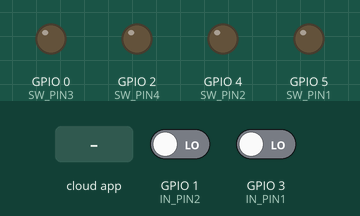
Recording of a sketch running on a simulated ESP8266 (NodeMCU). Shown: output pins drawn as LEDs (lit = HIGH). Inputs (shaded band) come from the test bench; at power-on: GPIO 1 (IN_PIN2) LOW, GPIO 3 (IN_PIN1) LOW. WiFi joins after 1.5 s; servers stay silent unless stated; the Firebase database answers and starts empty.

Above: at 3.2 s.
3.3 s: the phone or cloud app sets SW-1 to 1
At 4.9 s:
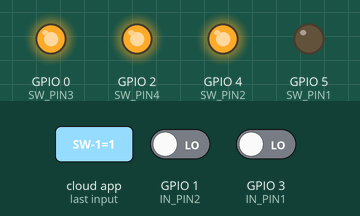
5.6 s: the phone or cloud app sets SW-2 to 1
At 8.1 s:
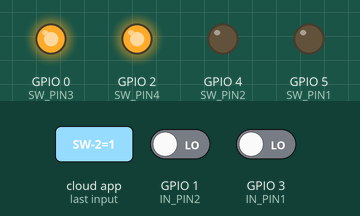
8.4 s: the phone or cloud app sets SW-4 to 1
At 10.9 s:
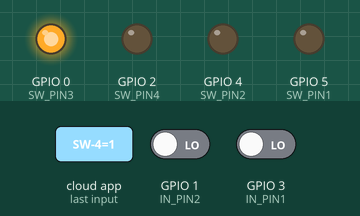
11.8 s: the phone or cloud app sets SW-1 to 0
At 13.5 s:
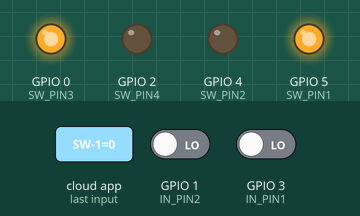
14.4 s: the phone or cloud app sets SW-3 to 1
At 17.3 s:
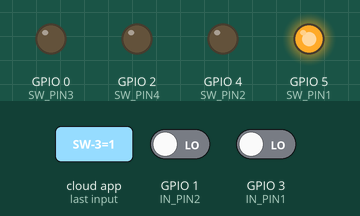
17.8 s: the phone or cloud app sets SW-2 to 0
At 20.1 s:
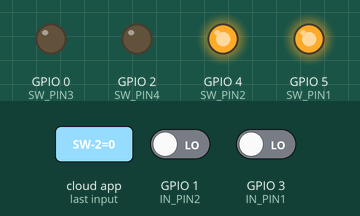
Timing chart, 0 to 21.6 s (numbered marks = the images above; inputs shaded):
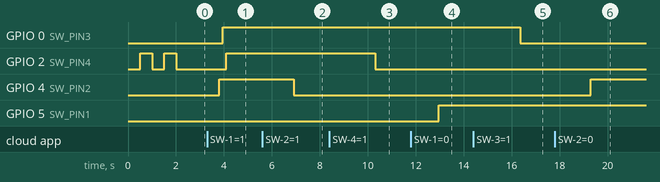

Measured:
- after the input at 3.3 s, GPIO 5 (SW_PIN1): stays LOW (without the input it goes to HIGH after 0.35 s)
- after the input at 5.6 s, GPIO 4 (SW_PIN2): HIGH → LOW after 1.3 s
- after the input at 8.4 s, GPIO 2 (SW_PIN4): HIGH → LOW after 1.9 s
- after the input at 11.8 s, GPIO 5 (SW_PIN1): LOW → HIGH after 1.2 s
- after the input at 14.4 s, GPIO 0 (SW_PIN3): HIGH → LOW after 2.0 s
- after the input at 17.8 s, GPIO 4 (SW_PIN2): LOW → HIGH after 1.5 s

The sketch:

TEST.ino
```cpp
#include <Arduino.h>
#include <ESP8266WiFi.h>
#include <ESP8266WiFiMulti.h>
#include <ESP8266HTTPClient.h>
#include <FirebaseArduino.h>

#define FIREBASE_HOST "database-001-43e9a.firebaseio.com"
#define FIREBASE_AUTH "TwP7laX2ZV8xBa3bbAoPNb1JHgTl1ppywjuK29NX"
#define WIFI_SSID "lol"
#define WIFI_PASSWORD "021732273"

int SW_PIN1 = 5; //D1
int SW_PIN2 = 4; //D2
int SW_PIN3 = 0; //D3
int SW_PIN4 = 2; //D4

int IN_PIN1 = 3; //D9
int IN_PIN2 = 1; //D10

void setup() {
    Serial.begin(9600);
    pinMode(LED_BUILTIN, OUTPUT);
    pinMode(SW_PIN1, OUTPUT);
    pinMode(SW_PIN2, OUTPUT);
    pinMode(SW_PIN3, OUTPUT);
    pinMode(SW_PIN4, OUTPUT);
    pinMode(IN_PIN1, INPUT);
    pinMode(IN_PIN2, INPUT);
    WiFi.begin(WIFI_SSID, WIFI_PASSWORD);
    while (WiFi.status() != WL_CONNECTED) {
        digitalWrite(LED_BUILTIN, LOW);
        delay(500);
        digitalWrite(LED_BUILTIN, HIGH);
        delay(500);
    }
    digitalWrite(LED_BUILTIN, LOW);
    Firebase.begin(FIREBASE_HOST, FIREBASE_AUTH);
}
void loop() {
    DynamicJsonBuffer jsonBuffer;
    HTTPClient http;
    http.begin("http://192.168.1.36/time.php");
    int httpCode = http.GET();
        if(httpCode > 0) {
            if(httpCode == HTTP_CODE_OK) {
                JsonObject& root = jsonBuffer.parseObject(http.getString());
                String DayOfWeek = root[String("DayOfWeek")];
                String Hour = root[String("Hour")];
                String Minute = root[String("Minute")];
                Serial.println(DayOfWeek + ":" + Hour + ":" + Minute);
                bool isON = Firebase.getBool("Timers/"+ Hour + ":" + Minute +"/Active");
                if (Firebase.success()) {
                    if(isON){
                        Serial.println("ON");
                        Firebase.setBool("Controllers/SW-1", Firebase.getBool("Timers/"+ Hour + ":" + Minute +"/SW/0"));
                        delay(200);
                        Firebase.setBool("Controllers/SW-2", Firebase.getBool("Timers/"+ Hour + ":" + Minute +"/SW/1"));
                        delay(200);
                        Firebase.setBool("Controllers/SW-3", Firebase.getBool("Timers/"+ Hour + ":" + Minute +"/SW/2"));
                        delay(200);
                        Firebase.setBool("Controllers/SW-4", Firebase.getBool("Timers/"+ Hour + ":" + Minute +"/SW/3"));
                        delay(200);
                    }
                }
            }
        }
    http.end();

    delay(1000);

    if(digitalRead(IN_PIN1) == HIGH){
        Firebase.setBool("Alert/PIN-1", true);
    }else{
        Firebase.setBool("Alert/PIN-1", false);
    }

    if(digitalRead(IN_PIN2) == HIGH){
        Firebase.setBool("Alert/PIN-2", true);
    }else{
        Firebase.setBool("Alert/PIN-2", false);
    }

    if(Firebase.getBool("Controllers/SW-1") == true){
      digitalWrite(SW_PIN1, LOW);
    }else{
      digitalWrite(SW_PIN1, HIGH);
    }
    if(Firebase.getBool("Controllers/SW-2") == true){
      digitalWrite(SW_PIN2, LOW);
    }else{
      digitalWrite(SW_PIN2, HIGH);
    }
    if(Firebase.getBool("Controllers/SW-3") == true){
      digitalWrite(SW_PIN3, LOW);
    }else{
      digitalWrite(SW_PIN3, HIGH);
    }
    if(Firebase.getBool("Controllers/SW-4") == true){
      digitalWrite(SW_PIN4, LOW);
    }else{
      digitalWrite(SW_PIN4, HIGH);
    }

    delay(1000);

}
```
